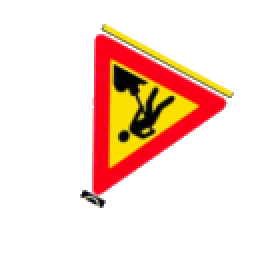
#> input picture Sign_processing/demo/train/110/0_ang152_v1.png, 128 x 128 px (shown 2 times larger)
$ python -i augmentations.py   (imports and definitions only)
#> lines starting #> are read from the running program, lines starting #| are printed output that depends on the picture; after the words box and inside, x2 and y2 are one past the last pixel; in counts of white or black regions, pixels touching at a corner belong together
#> further down, picture is the input picture: shape (128, 128, 3); mean B, G, R 208.5, 220, 246.7
import os
from pathlib import Path
import cv2
import numpy as np
import random
import re


# The purpose of this moduel is to make as much randomness as possible to te
# training data by applying varuious augmentations to the base images.
# The augmentations are generaly not that intense. For example, we do not
# change the actual color of signs. We do however apply some brightness/contrast
# changes, in addition to slight hue/saturation shifts to make the CNN more robust
# to quality differences in maps and varying light conditions.
# We experienced that these slight augmentations greatly improved the accuracy of our model.

# We acknowledge that this is not a perfect training set and it should be further improved
# and tweaked in the future. We have basically just done all augmentations we could think of.
# But the model works for our purpose as it is, for now
# (to count and calssify signs on maps given by us by Ramudden).

# Some of the functions we have gotten some help from online resources,
# and also Open AI's ChatGPT. We saw it as acceptable because we didn't have
# any pre-made dataset on the internet for our assignment.


# ---------- General settings ----------
BASE_DIR = Path("Sign_processing/demo")                         # base directory for augmentation
TRAIN_DIR = BASE_DIR / "train"                                  # destination for augs
VAL_DIR = BASE_DIR / "val"                                      # validation root
IMAGE_EXTS = {".jpg", ".jpeg", ".png", ".bmp", ".tif", ".tiff"} # Valid image types
TARGET_SIZE = (128, 128)                                        # (width, height)
ROTATION_STEP_DEG = 2                                           # how many degrees rotation every step
VARIANTS_PER_ANGLE = 3                                          # number of random augs per angle per base image
TIGHT_CROPS_PER_ANGLE = 1                                       # how many of the above are tight crops
RANDOM_SEED = 1337                                              # Set for pre deterministic results
# Aug settings for training
SCALE_MIN, SCALE_MAX = 0.95, 1.25                               # Range of scaling
SHIFT_PX = 8                                                    # Max pixels to shift in x and y
BRIGHT_ALPHA_MIN, BRIGHT_ALPHA_MAX = 0.75, 1.25                 # Brigntness/contrast alpha range
BRIGHT_BETA_MIN,  BRIGHT_BETA_MAX  = -5, 5                      # Brightness beta range
GAUSS_BLUR_P   = 0.2                                            # Probability of applying Gaussian blur
GAUSS_BLUR_KS  = [3, 5]                                         # Gaussian blur kernel sizes
NOISE_P        = 0.2                                            # Probability of applying noise
NOISE_STD      = 5.0                                            # Standard deviation of Gaussian noise
TIGHT_MARGIN_FRAC = 0.08                                        # Margin fraction for tight cropping
ZOOM_P          = 0.2                                           # Probability of zoom
ZOOM_AMOUNT_MAX = 1.6                                           # Max zoom factor
CLEAN_FIRST = True                          # delete old files with *_ang* in it before creating new ones
# VAL blur for validation
VAL_BLUR_VARIANTS = 3                                           # Number of blur-only variants per base image
VAL_SUFFIX_RE = re.compile(r".*_valblur_v\d+\.png$", re.IGNORECASE)
# ------------------------------

#
# HELPERS
#

# Sets the random seed
# [3 lines not run here, left out]

# Regex to identify augmented training images
AUG_NAME_RE = re.compile(r".*_ang\d{3}_v\d+\.png$", re.IGNORECASE)

# Check if path is allowed image file
# (in IMAGE_EXTS)
def is_image(p: Path) -> bool:
    return p.is_file() and p.suffix.lower() in IMAGE_EXTS

# Function that checks if a file is an augmented image
# (train aug or val blur)
# [110 lines left out: functions is_augmented_file, resize_to_target, rotate_expand, random_affine, random_brightness_contrast, maybe_blur and 3 more, not called in this run]

# Function to apply tight crop to square around sign
# (Remove unecessary white-space)
def tight_crop_to_square(img, margin_frac=TIGHT_MARGIN_FRAC, min_size=12):
#> called with margin_frac = 0.08, min_size = 12
    gray = cv2.cvtColor(img, cv2.COLOR_BGR2GRAY)
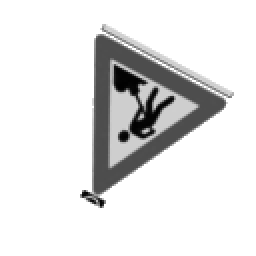
#> gray: shape (128, 128) (shown 2 times larger); min 1, max 255, mean 226.7
    _, mask = cv2.threshold(gray, 5, 255, cv2.THRESH_BINARY)
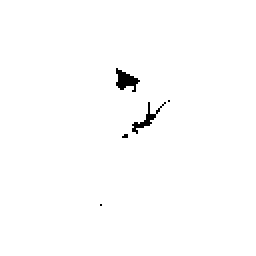
#> mask: shape (128, 128) (shown 2 times larger); 99.1% white; 5 black regions (3 under 20 px), largest, box (x1, y1, x2, y2) and area: (58, 34, 70, 46) 75, (66, 51, 83, 67) 58
    if cv2.countNonZero(mask) < min_size:
        return img
    ys, xs = np.where(mask > 0)
#> ys = 16244 values from 0 to 127; xs = 16244 values, max 127 at index 127, min 0 at index 0, mean 63.47
    y1, y2 = np.min(ys), np.max(ys)
#> y1 = 0; y2 = 127
    x1, x2 = np.min(xs), np.max(xs)
#> x1 = 0; x2 = 127
    h, w = (y2 - y1 + 1), (x2 - x1 + 1)
#> h = 128; w = 128
    side = int(max(h, w) * (1 + 2 * margin_frac))
#> side = 148
    cx, cy = (x1 + x2) / 2, (y1 + y2) / 2
#> cx = 63.5; cy = 63.5
    x1s = int(round(cx - side / 2))
#> x1s = -10
    y1s = int(round(cy - side / 2))
#> y1s = -10
    x2s = x1s + side
#> x2s = 138
    y2s = y1s + side
#> y2s = 138
    pad_left   = max(0, -x1s)
#> pad_left = 10
    pad_top    = max(0, -y1s)
#> pad_top = 10
    pad_right  = max(0, x2s - img.shape[1])
#> pad_right = 10
    pad_bottom = max(0, y2s - img.shape[0])
#> pad_bottom = 10
    if any(v > 0 for v in (pad_left, pad_top, pad_right, pad_bottom)):
        img = cv2.copyMakeBorder(
            img, pad_top, pad_bottom, pad_left, pad_right,
            borderType=cv2.BORDER_CONSTANT, value=(255, 255, 255)
        )
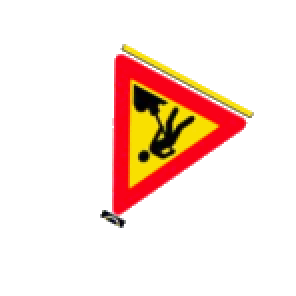
#> img: shape (148, 148, 3) (shown 2 times larger); mean B, G, R 220.2, 228.8, 248.8
        x1s += pad_left; x2s += pad_left
#> after `x1s += pad_left`: x1s = 0
#> after `x2s += pad_left`: x2s = 148
        y1s += pad_top;  y2s += pad_top
#> after `y1s += pad_top`: y1s = 0
#> after `y2s += pad_top`: y2s = 148
    crop = img[y1s:y2s, x1s:x2s]
    if crop.size == 0:
        return img
    return crop

# Function to augment and save an image
# [136 lines left out: functions augment_and_save, process_folder, process_all_folders, val_blur_variants, process_validation_blurs, not called in this run]

# [5 lines not run here, left out]

>>> import cv2
>>> picture = cv2.imread('demo/train/110/0_ang152_v1.png')
>>> result = tight_crop_to_square(picture)

$ run again, on Sign_processing/demo/train/110+132g/0_ang260_v1.png
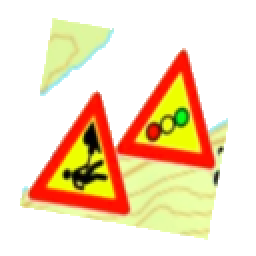
#> input picture Sign_processing/demo/train/110+132g/0_ang260_v1.png, 128 x 128 px (shown 2 times larger)
#> picture is the input picture: shape (128, 128, 3); mean B, G, R 190.7, 220.9, 243.5
#> in tight_crop_to_square, `_, mask = cv2.threshold(gray, 5, 255, cv2.THRESH_BINARY)`:
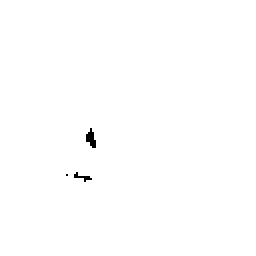
#> mask: shape (128, 128) (shown 2 times larger); 99.7% white; black in thin lines or dots, all inside (x1, y1, x2, y2) = (33, 64, 48, 91)
#> ys = 16337 values from 0 to 127; xs = 16337 values, max 127 at index 127, min 0 at index 0, mean 63.56
#> y1 = 0; y2 = 127
#> x1 = 0; x2 = 127
#> h = 128
#> side = 148
#> cx = 63.5
#> in tight_crop_to_square, `x1s = int(round(cx - side / 2))`: x1s = -10
#> in tight_crop_to_square, `x2s = x1s + side`: x2s = 138
#> pad_left = 10
#> in tight_crop_to_square, `img = cv2.copyMakeBorder( img, pad_top, pad_bottom, pad_left, pad_righ..`:
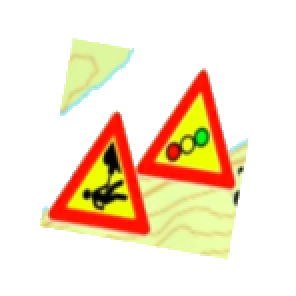
#> img: shape (148, 148, 3) (shown 2 times larger); mean B, G, R 206.9, 229.5, 246.4
#> in tight_crop_to_square, `x1s += pad_left`: x1s = 0
#> in tight_crop_to_square, `x2s += pad_left`: x2s = 148
#> in tight_crop_to_square, `y1s += pad_top`: y1s = 0
#> in tight_crop_to_square, `y2s += pad_top`: y2s = 148

$ run again, on Sign_processing/demo/train/110+132g/0_ang272_v1.png
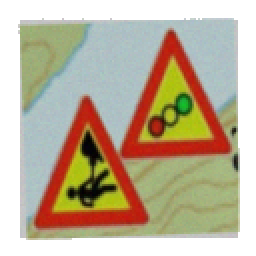
#> input picture Sign_processing/demo/train/110+132g/0_ang272_v1.png, 128 x 128 px (shown 2 times larger)
#> picture is the input picture: shape (128, 128, 3); mean B, G, R 153, 177.4, 190.1
#> in tight_crop_to_square, `_, mask = cv2.threshold(gray, 5, 255, cv2.THRESH_BINARY)`:
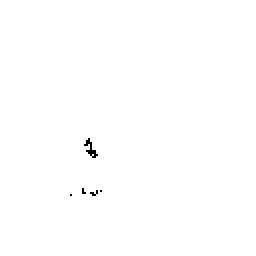
#> mask: shape (128, 128) (shown 2 times larger); 99.8% white; black in thin lines or dots, all inside (x1, y1, x2, y2) = (35, 69, 51, 98)
#> ys = 16347 values from 0 to 127; xs = 16347 values, max 127 at index 127, min 0 at index 0, mean 63.54
#> y1 = 0; y2 = 127
#> x1 = 0; x2 = 127
#> h = 128
#> side = 148
#> cx = 63.5
#> in tight_crop_to_square, `x1s = int(round(cx - side / 2))`: x1s = -10
#> in tight_crop_to_square, `x2s = x1s + side`: x2s = 138
#> pad_left = 10
#> in tight_crop_to_square, `img = cv2.copyMakeBorder( img, pad_top, pad_bottom, pad_left, pad_righ..`:
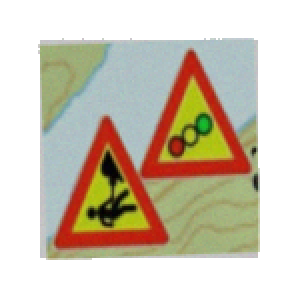
#> img: shape (148, 148, 3) (shown 2 times larger); mean B, G, R 178.7, 196.9, 206.5
#> in tight_crop_to_square, `x1s += pad_left`: x1s = 0
#> in tight_crop_to_square, `x2s += pad_left`: x2s = 148
#> in tight_crop_to_square, `y1s += pad_top`: y1s = 0
#> in tight_crop_to_square, `y2s += pad_top`: y2s = 148

$ run again, on Sign_processing/demo/train/132g/0_ang264_v1.png
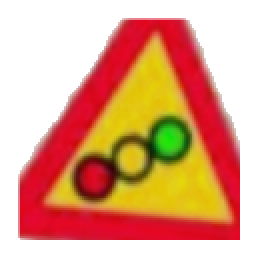
#> input picture Sign_processing/demo/train/132g/0_ang264_v1.png, 128 x 128 px (shown 2 times larger)
#> picture is the input picture: shape (128, 128, 3); mean B, G, R 131.3, 161.1, 224.5
#> in tight_crop_to_square, `gray = cv2.cvtColor(img, cv2.COLOR_BGR2GRAY)`:
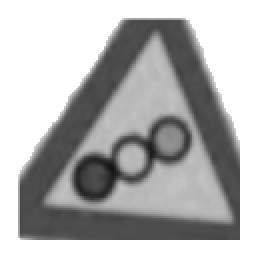
#> gray: shape (128, 128) (shown 2 times larger); min 18, max 255, mean 176.6
#> mask: shape (128, 128); every value is 255
#> ys = 16384 values from 0 to 127; xs = 16384 values, max 127 at index 127, min 0 at index 0, mean 63.5
#> y1 = 0; y2 = 127
#> x1 = 0; x2 = 127
#> h = 128
#> side = 148
#> cx = 63.5
#> in tight_crop_to_square, `x1s = int(round(cx - side / 2))`: x1s = -10
#> in tight_crop_to_square, `x2s = x1s + side`: x2s = 138
#> pad_left = 10
#> in tight_crop_to_square, `img = cv2.copyMakeBorder( img, pad_top, pad_bottom, pad_left, pad_righ..`:
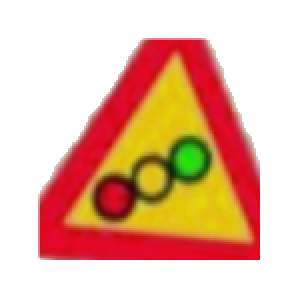
#> img: shape (148, 148, 3) (shown 2 times larger); mean B, G, R 162.5, 184.7, 232.2
#> in tight_crop_to_square, `x1s += pad_left`: x1s = 0
#> in tight_crop_to_square, `x2s += pad_left`: x2s = 148
#> in tight_crop_to_square, `y1s += pad_top`: y1s = 0
#> in tight_crop_to_square, `y2s += pad_top`: y2s = 148
